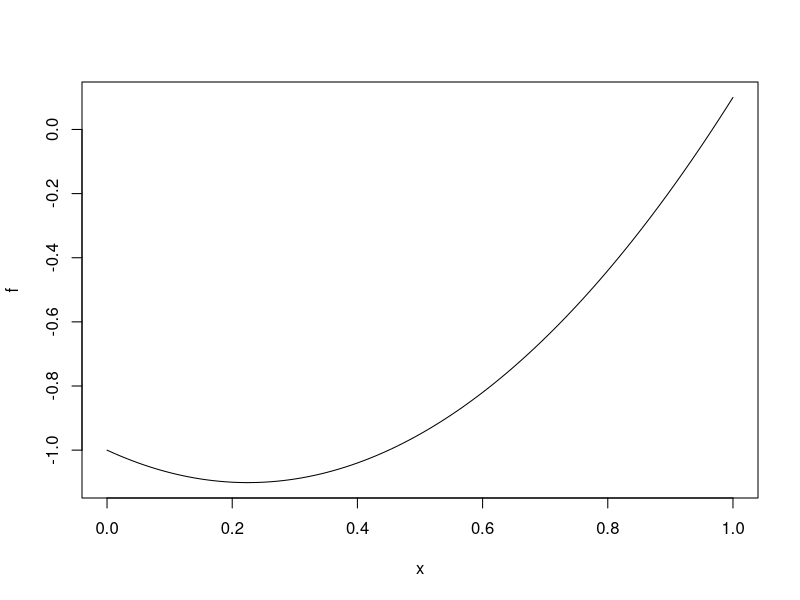
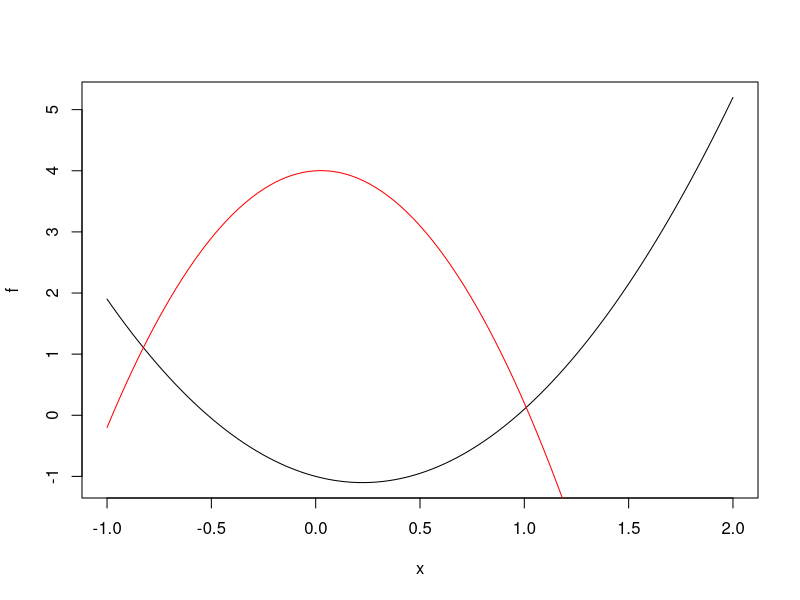
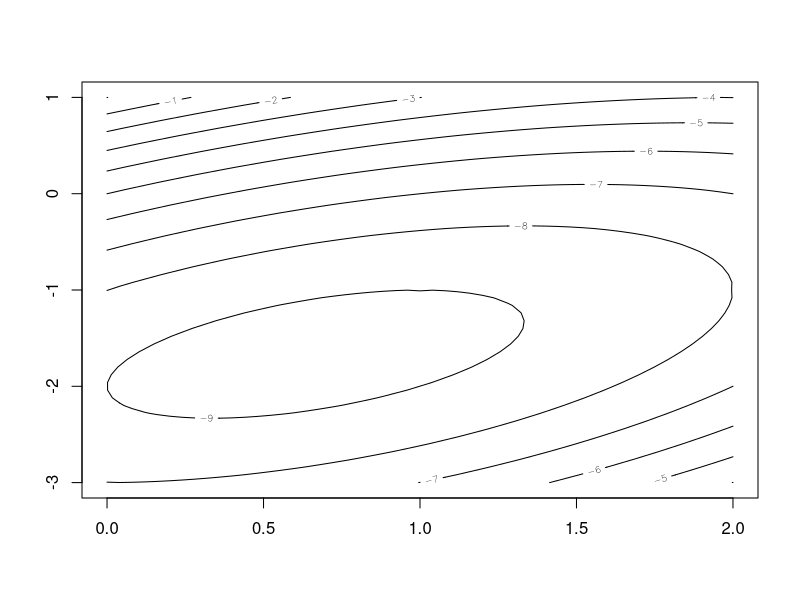
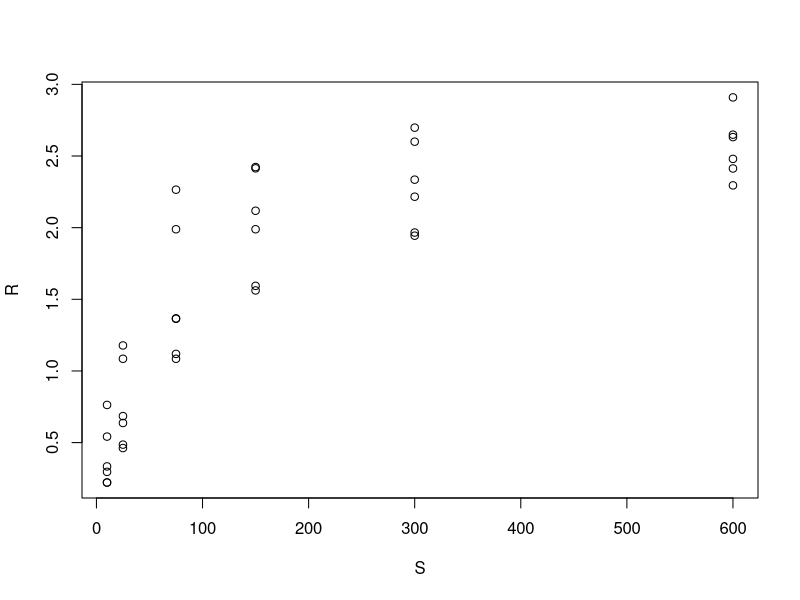
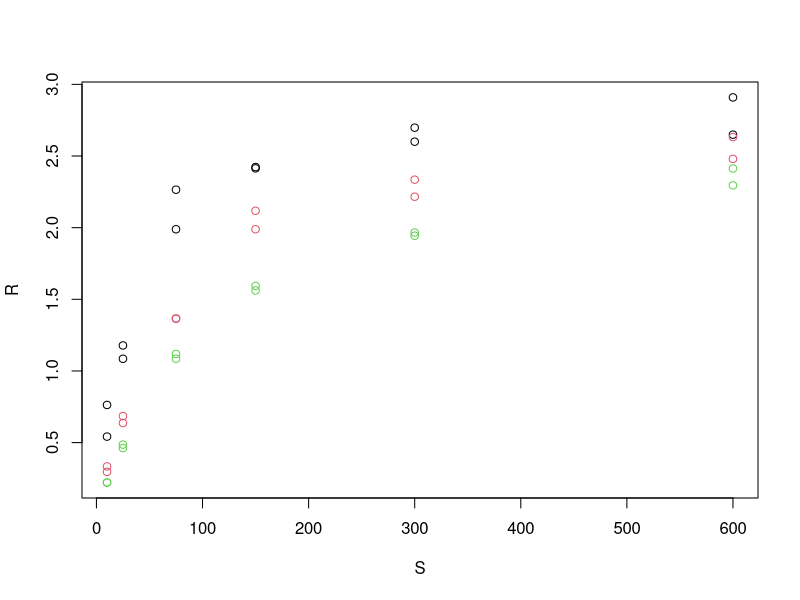
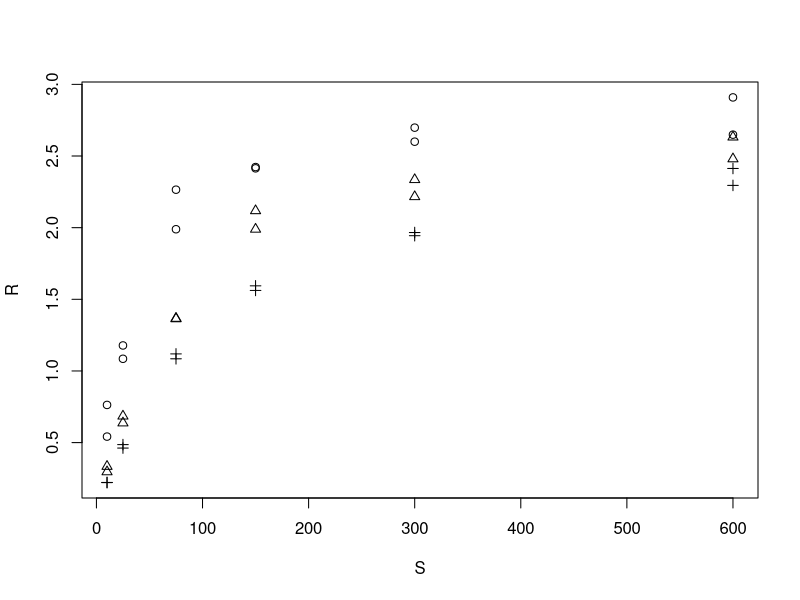
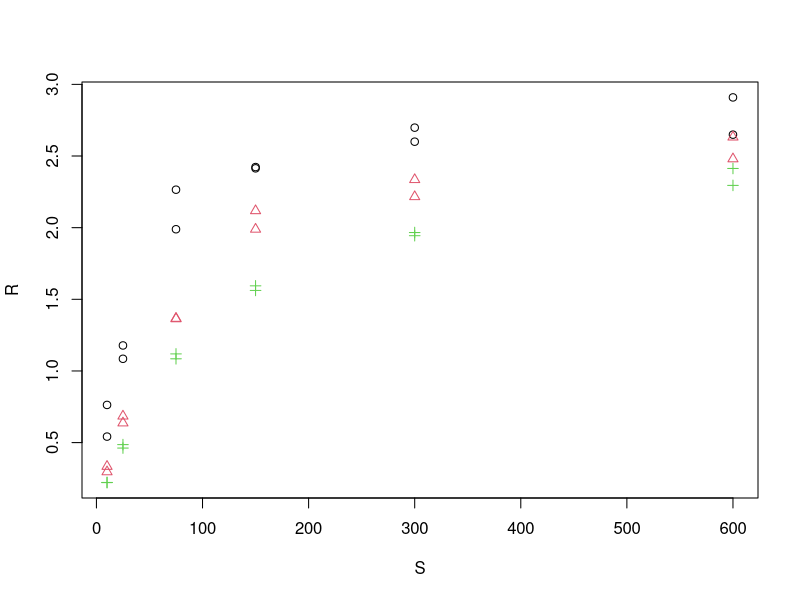
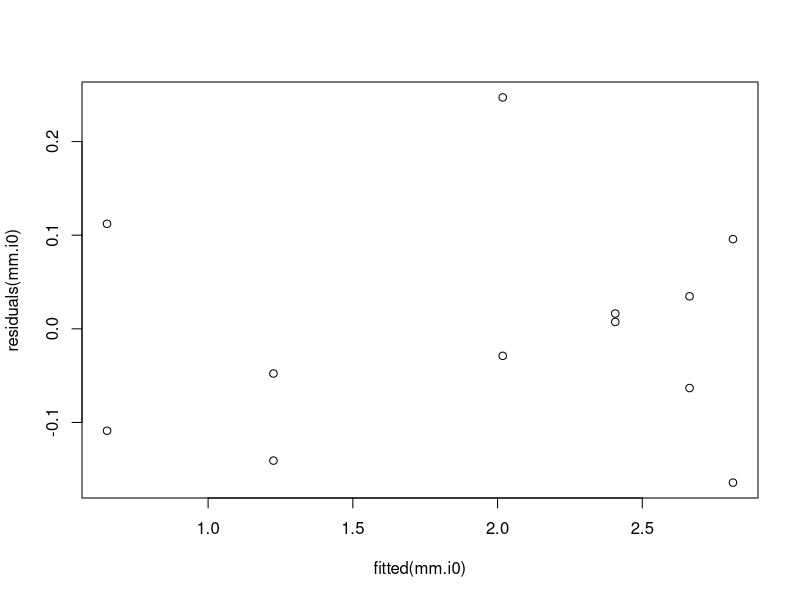

Source code (R) for these figures, in order: (Note: this script raises an error after producing the figures.)
TEST <- TRUE

f <- function(x) return(2*x^2 - 0.9*x - 1)

if (TEST) {
  f(0)
  f(1.5)
  plot(f)
  plot(f, from=-1, to=2)
}

g <- function(x) -4 * x^2 + 0.2 * x + 4

if (TEST) {
  plot(g, from=-1, to=2, add=T, col="red")
}


optimize(f, interval=c(-1,2))
optimize(g, interval=c(-1,2))
optimize(function(x) -g(x), interval=c(-1,2))

f1 <- function(x1,x2) return(-5 - 3*x1 + 4*x2 + x1^2 - x1*x2 + x2^2)

f1(0,0)
f1(1,2)

f2 <- function(x) return(-5 - 3*x[1] + 4*x[2] + x[1]^2 - x[1]*x[2] + x[2]^2)

f2(c(0,0))
f2(c(1,2))

x1 <- seq(0,2,length=51)
x1
x2 <- seq(-3,1, length=51)
x2
fVals <- outer(x1,x2,f1)
dim(fVals)
contour(x1,x2,fVals)


inhib <- read.table("inhib.csv",
	sep=";",
	header=T)

with(inhib, plot(S, R))

attach(inhib)

grp <- c(rep(1,times=12),
rep(2,times=12),
rep(3,times=12))

plot(S, R, col=grp)

plot(S, R, pch=grp)

plot(S, R, col=grp, pch=grp)


dat.i0 <- inhib[1:12, ]
mm.i0 <- nls(R ~ Vmax * S / (K + S),
	start = list(Vmax=3, K=100),
	data=dat.i0)

summary(mm.i0)

plot(fitted(mm.i0),
residuals(mm.i0))

plot(dat.i0$S, dat.i0$R)

mi.men.i0 <- function(S) 2.9811 * S / (35.853 + S)

plot(mi.men.i0, from=0, to=max(dat.i0), add=T)


mmi <- nls(R ~ Vmax * S / (K1 * (1 + (I/K2)) + S),
	start=list(Vmax=3, K1=100, K2=25), data=inhib[ -1:12,])
	summary(mmi)

plot(S, R, col=grp) # we already have grp
# for [ I ] = 0
fm <- function(S) 2.93828 * S / (33.99345 * (1 + 0 / 34.84463 ) + S)

plot(fm, from=0, to=620, add=T, col=1)

fm <- function(S) 2.93828 * S / (33.99345 * (1 + 50 / 34.84463 ) + S)

plot(fm, from=0, to=620, add=T, col=2)

fm <- function(S) 2.93828 * S / (33.99345 * (1 + 100 / 34.84463 ) + S)

plot(fm, from=0, to=620, add=T, col=3)

plot(mi.men.i0, from=0, to=620, add=T, col=1, lty=2)


sum.mmi <- summary(mmi)
coef <- sum.mmi$coefficients
Vmax <- coef['Vmax', 'Estimate']
K1 <- coef['K1', 'Estimate']
K2 <- coef['K2', 'Estimate']

m <- function(I, S) Vmax * S / 
             (K1 * (1 + I / K2 ) + S)

for (I in c(0, 50, 100))
    plot(function(S) m(I, S), from=0, to=620, add=T)


i=0
for (I in c(0, 50, 100)) {
    i = i + 1
    plot(function(S) m(I, S), from=0, to=620, add=T, col=i, pch=i)
}

